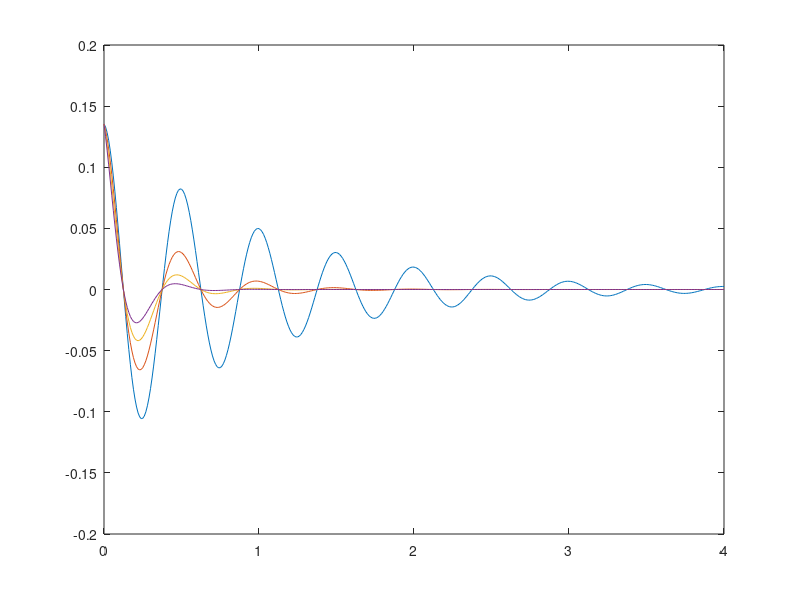

Recreate this plot in MATLAB. (Note: this script raises an error after producing the figure.)
t = (-2:2);
f = @(t) exp(-t).*cos(2.*pi.*t);
%plot(t, f(t));
%figure;
t1 = (-2:0.01:2);
f = @(t) exp(-t).*cos(2.*pi.*t);
%plot(t1, f(t1));

%figure;
tt = [-2:2];
f1 = @(tt) exp(-tt);
%plot(tt, f1(tt));

%figure;
t = (-5:0.001:5)
u = @(t) 1.*(t>=0);
p = @(t) u(t) - u(t-1); 
%plot(t, p(t));

%figure;
r = @(t) t.*p(t);
%plot(t, r(t));

%figure;
n = @(t) r(t) + r(-t+2);
%plot(t, n(t));

%figure;
n1 = @(t) n(0.5.*t);
%plot(t, n1(t));

%figure;
n2 = @(t) n1(t + 0.5);
%plot(t, n2(t));

%figure;
n3 = @(t) n(t + 0.25);
%plot(t, n3(t));

%figure;
n4 = @(t) n3(0.5.*t);
%plot(t, n4(t));

%figure;
f = @(t) exp(-2.*t).*cos(4.*pi.*t);
g = @(t) f(t).*u(t);
%plot(t, g(t));

%figure;
t = [0 : 0.01 : 4];
s = @(t) g(t + 1);
%plot(t, s(t));

figure;
t = [0:0.01:4];
for a = 1:2:7
    s = @(t) exp(-2).*exp(-a.*t).*cos(4.*pi.*t);
    plot(t, s(t));
    hold on;
end

ncols = 100;
nrows = 1024;

for c = 1:100;
    for r = 1:1024;
        if B(r,c) < 0.01
           B(r,c) = 0;
        end    
    end
end



